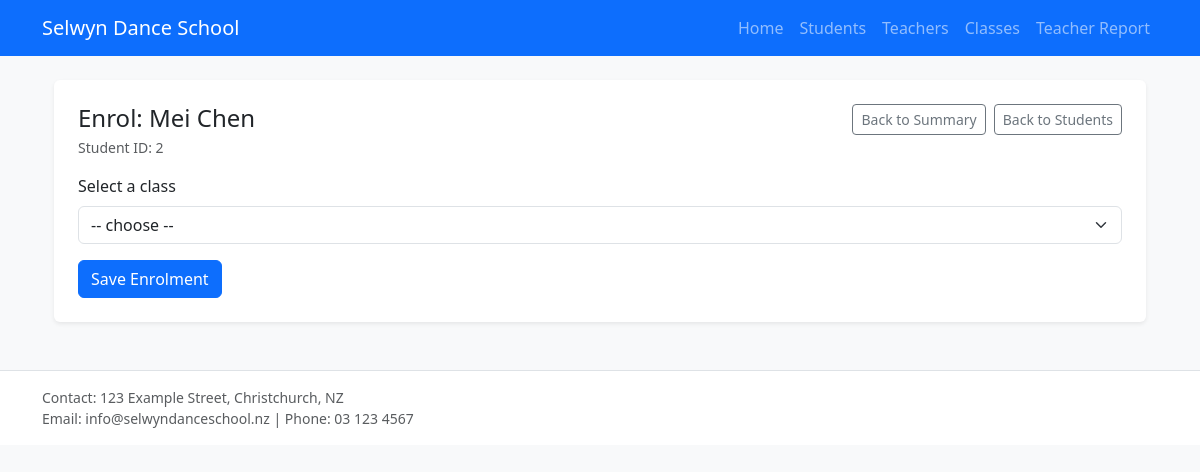
/students/2/enrol, run on the app's committed database.
### tables this page shows
CREATE TABLE students (    student_id INTEGER PRIMARY KEY AUTOINCREMENT,    first_name VARCHAR(100) NOT NULL,    last_name VARCHAR(100) NOT NULL,    email VARCHAR(255),    phone VARCHAR(20),    date_of_birth DATE,    enrollment_date DATE DEFAULT CURRENT_DATE,    is_active INTEGER DEFAULT 1);

### app.py (the view, shortened to what this page needs)
@app.route("/students/<int:student_id>/enrol", methods=["GET", "POST"])
def enrol_student(student_id):
    cur = db.get_cursor()
    try:
        cur.execute("""
            SELECT student_id, first_name, last_name
            FROM students
            WHERE student_id = ?;
        """, (student_id,))
        student = cur.fetchone()
        if not student:
            return render_template("enrol.html", student=None, eligible_classes=[], message="Student not found.")
        cur.execute("""
            SELECT MAX(g.grade_level) AS current_level
            FROM studentgrades sg
            JOIN grades g ON sg.grade_id = g.grade_id
            WHERE sg.student_id = ?;
        """, (student_id,))
        row = cur.fetchone()
        current_level = row["current_level"] if row and row["current_level"] is not None else None
        max_level_allowed = None if current_level is None else current_level + 1
        if max_level_allowed is None:
            cur.execute("""
                SELECT
                    c.class_id, c.class_name,
                    d.dancetype_name, g.grade_name, g.grade_level,
                    t.first_name AS teacher_first_name, t.last_name AS teacher_last_name,
                    c.schedule_day, c.schedule_time
                FROM classes c
                JOIN dancetype d ON c.dancetype_id = d.dancetype_id
                JOIN grades g ON c.grade_id = g.grade_id
                JOIN teachers t ON c.teacher_id = t.teacher_id
                WHERE c.class_id NOT IN (
                    SELECT class_id FROM studentclasses WHERE student_id = ?
                )
                ORDER BY d.dancetype_name, g.grade_level, c.class_name;
            """, (student_id,))
        eligible_classes = cur.fetchall()
        message = None
    finally:
        cur.close()
    return render_template("enrol.html", student=student, eligible_classes=eligible_classes, message=message)

### db.py (called while the page is built)
def get_db():
    if "db_conn" not in g:
        conn = sqlite3.connect(current_app.config["DATABASE"])
        conn.row_factory = sqlite3.Row  # fetch 时可以用 row["col"] 或 row.col
        g.db_conn = conn
    return g.db_conn

def get_cursor():
    return get_db().cursor()

### templates/enrol.html (shortened to what this page needs)
{% extends "base.html" %}
{% block content %}
<div class="container mt-4">
  <div class="bg-white p-4 rounded shadow-sm">
    {% if student %}
      <div class="d-flex flex-wrap justify-content-between align-items-start gap-2 mb-3">
        <div>
          <h1 class="h4 mb-1">Enrol: {{ student['first_name'] }} {{ student['last_name'] }}</h1>
          <div class="text-muted small">Student ID: {{ student['student_id'] }}</div>
        </div>
        <div class="d-flex gap-2">
          <a class="btn btn-sm btn-outline-secondary" href="/students/{{ student['student_id'] }}">Back to Summary</a>
          <a class="btn btn-sm btn-outline-secondary" href="/students">Back to Students</a>
        </div>
      </div>
      {% if eligible_classes and eligible_classes|length > 0 %}
        <form method="post">
          <div class="mb-3">
            <label class="form-label">Select a class</label>
            <select class="form-select" name="class_id" required>
              <option value="">-- choose --</option>
            </select>
          </div>
          <button class="btn btn-primary" type="submit">Save Enrolment</button>
        </form>
      {% else %}
        <p class="text-muted mb-0">No eligible classes available (already enrolled or not qualified).</p>
      {% endif %}
    {% else %}
      <p class="text-danger">Student not found.</p>
      <a class="btn btn-outline-secondary" href="/students">Back to Students</a>
    {% endif %}
  </div>
</div>
{% endblock %}

### data on the page
students: first_name "Mei", last_name "Chen", student_id "2"
